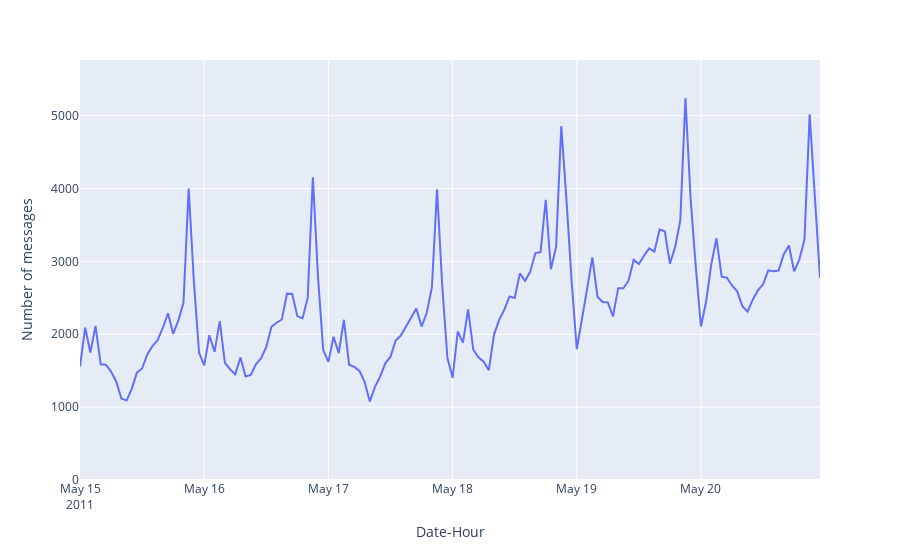

The notebook cell this image was saved under:
### Code cell
def _():
    messages = Messages.loc['2011-05-15':].groupby(pd.Grouper(key='Created_at', freq='H')).size()
    range_y = [0, messages.values.max() * 1.1]
    px.line(x=messages.index, y=messages.values,
            range_y=range_y,
            labels={'x': 'Date-Hour', 'y': 'Number of messages'}).show()

_()

### Figure 1 — Plotly figure (JSON) as saved in the notebook; plotly's stock layout.template omitted (floating-point values rounded to 4 significant figures; data arrays with more than 128 entries replaced by an {"elided": "..."} marker saying what was removed)
{"data": [{"hovertemplate": "Date-Hour=%{x}<br>Number of messages=%{y}<extra></extra>", "legendgroup": "", "line": {"color": "#636efa", "dash": "solid"}, "marker": {"symbol": "circle"}, "mode": "lines", "name": "", "orientation": "v", "showlegend": false, "type": "scatter", "x": {"elided": "144 str values"}, "xaxis": "x", "y": {"elided": "144 int values"}, "yaxis": "y"}], "layout": {"legend": {"tracegroupgap": 0}, "margin": {"t": 60}, "xaxis": {"anchor": "y", "domain": [0, 1], "title": {"text": "Date-Hour"}}, "yaxis": {"anchor": "x", "domain": [0, 1], "range": [0, 5764.0], "title": {"text": "Number of messages"}}}}
